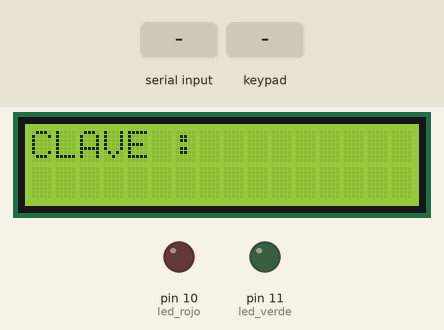
Recording of a sketch running on a simulated Arduino Uno, built with avr-gcc and run on an emulated ATmega328P. Shown: 16×2 character LCD, output pins drawn as LEDs (lit = HIGH). Inputs (shaded band) come from the test bench. What the sketch prints to the serial monitor is not drawn.

Above: at 1.2 s.
1.3 s: "correcto." received over Serial
At 2.7 s:
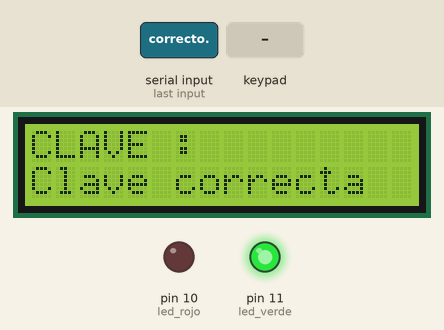
4.3 s: key '#' pressed
At 4.9 s:
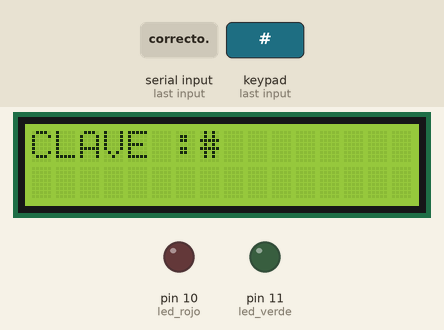
5.8 s: "error." received over Serial
At 7.2 s:
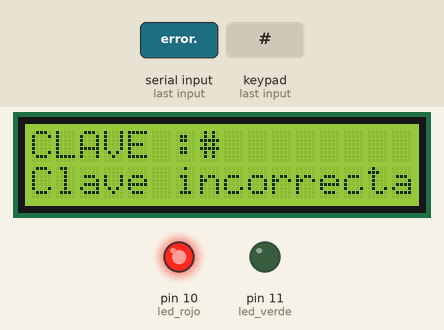
8.8 s: "error." received over Serial
At 9.6 s:
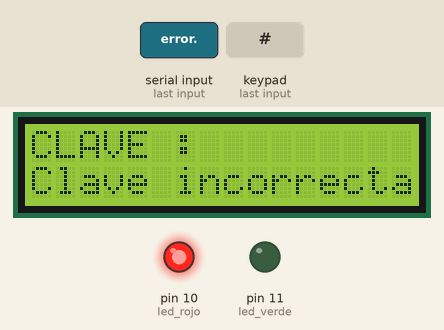
11.8 s: "listo." received over Serial
At 12.2 s:
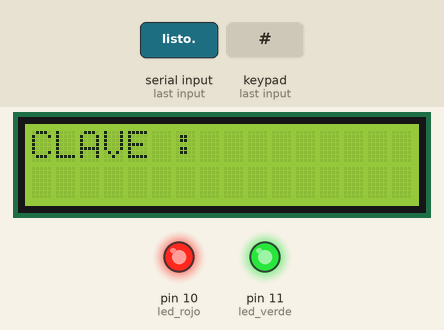
14.8 s: keypad keys 2 3 4 5 # pressed 0.4 s apart
At 17.7 s:
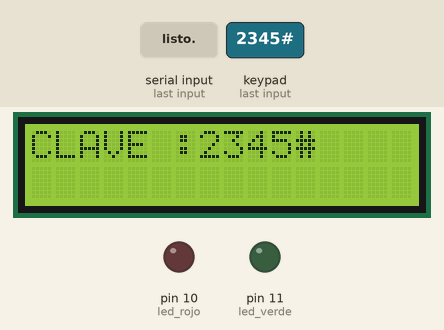
Timing chart, 0 to 19.2 s (numbered marks = the images above; inputs shaded):
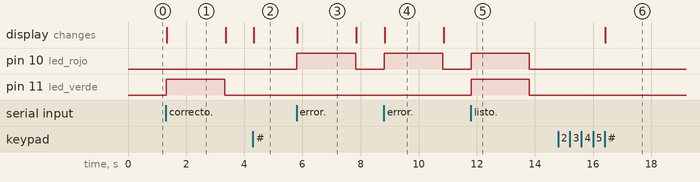

The sketch:

outside-door.ino
```cpp
#include <Keypad.h>
#include <LiquidCrystal_I2C.h>
int led_rojo = 10;
int led_verde = 11;


// TECLADO MATRICIAL
const byte filas = 4;
const byte columnas = 4;

char hexaKeys[filas][columnas] = {
  {'1', '2', '3', 'A'},
  {'4', '5', '6', 'B'},
  {'7', '8', '9', 'C'},
  {'*', '0', '#', 'D'}
};

byte rowPins[filas] = {2, 3, 4, 5};
byte colPins[columnas] = {6, 7, 8, 9};

Keypad keypad = Keypad(makeKeymap(hexaKeys), rowPins, colPins, filas, columnas);
String pass = "";
String cadena = "";
// LCD
LiquidCrystal_I2C lcd(0x27, 16, 2);

void setup() {
  Serial.begin (9600);
  pinMode (led_verde, OUTPUT);
  pinMode (led_rojo, OUTPUT);
  lcd.init ();
  lcd.backlight ();
}

void loop() {
  limpiar ();
  // ENVIAR CLAVE
  char  key = keypad.getKey();                  // lee tecla presionada
  if (key) {                                    // pregunta si hay tecla presionada
    pass += key;                                // almacena en array tecla presiona
    if (key == '#') {                           // cuando el inice llega a 4
      Serial.print (pass);
      lcd.setCursor (7, 0);
      lcd.print (pass);
      lcd.print ("    ");
      pass = "";
      limpiar ();
    }
  }
  // LECTOR RESPUESTA
  while (Serial.available() > 0) {
    char caracter = Serial.read();
    cadena += caracter;
    if (caracter == '.') {
      if (cadena == "correcto.") {             // si la respuesta es correcta
        digitalWrite (led_verde, HIGH);        // enciende el led verde
        lcd.setCursor (0, 1);
        lcd.print    ("Clave correcta  ");     // nos dice q la clave es correcta
        delay (2000);
        digitalWrite (led_verde, LOW);
        lcd.setCursor (0, 1);
        lcd.print    ("                ");    // limpiamos el lcd
        lcd.setCursor (7, 0);
        lcd.print ("         ");              // limpia clave ingresada lcd
        limpiar ();
      }
      if (cadena == "error.") {
        digitalWrite (led_rojo, HIGH);
        lcd.setCursor (0, 1);
        lcd.print    ("Clave incorrecta");
        delay (2000);
        digitalWrite (led_rojo, LOW);
        lcd.setCursor (0, 1);
        lcd.print    ("                ");    // limpiamos el lcd
        lcd.setCursor (7, 0);
        lcd.print ("         ");              // limpia clave ingresada lcd
        limpiar();
      }
      if (cadena == "listo.") {
        digitalWrite (led_verde, HIGH);
        digitalWrite (led_rojo, HIGH);
        delay (2000);
        digitalWrite (led_verde, LOW);
        digitalWrite (led_rojo, LOW);
      }
      cadena = "";
    }
  }
}


void limpiar() {
  lcd.setCursor(0, 0);
  lcd.print("CLAVE :");
  lcd.setCursor(9, 0);
}
```

Measured:
- after the input at 1.3 s, pin 11 (led_verde): LOW → HIGH at once, → LOW 2.0 s later; the display: changes at once (image 1)
- after the input at 4.3 s, the display: changes at once (image 2)
- after the input at 5.8 s, pin 10 (led_rojo): LOW → HIGH at once, → LOW 2.0 s later; the display: changes at once (image 3)
- after the input at 8.8 s, pin 10 (led_rojo): LOW → HIGH at once, → LOW 2.0 s later; the display: changes at once (image 4)
- after the input at 11.8 s, pin 10 (led_rojo), pin 11 (led_verde): LOW → HIGH at once, → LOW 2.0 s later
- after the input at 14.8 s, the display: changes after 1.6 s (image 6)
- what the display in image 1 shows lasts 2.1 s, from 1.3 s to 3.4 s
